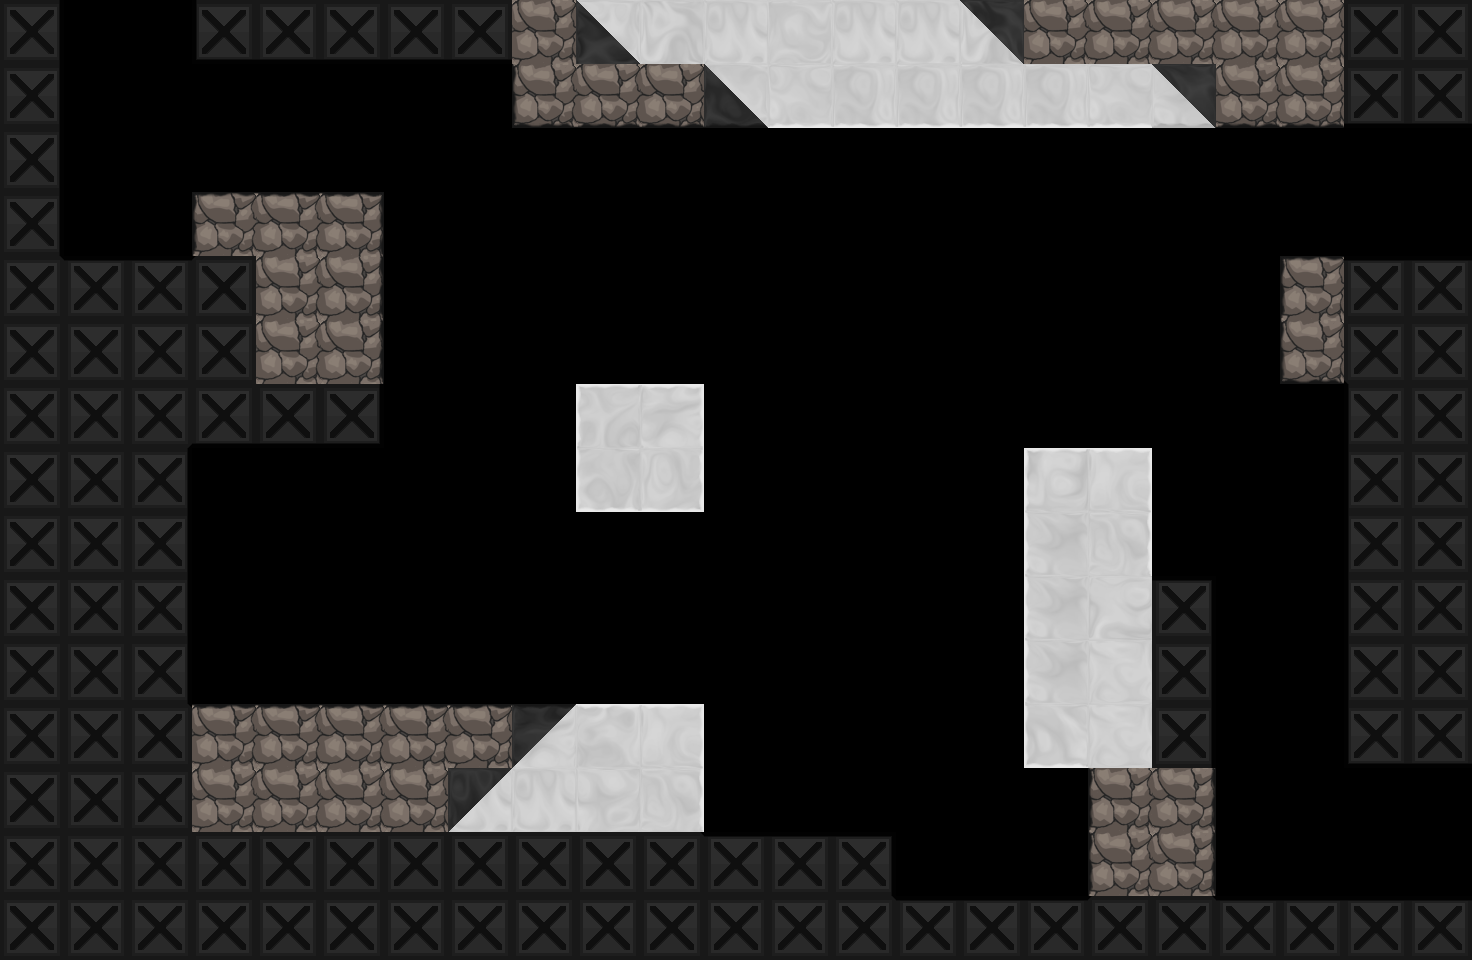

This game map was drawn from its Tiled (.tmx) file and the tilesets committed beside it. A one-line description and the full map source follow:
An orthogonal 23x15 tile map with 64x64 px tiles, 1 tile layer (tile), 1 hidden layer not drawn, 6 tilesets and 10 objects (3x OrbRed, 2x Spring, 2x Exit, DoorRed, SliderBlue, ...).

<map version="1.0" orientation="orthogonal" width="23" height="15" tilewidth="64" tileheight="64">
 <properties>
  <property name="bg" value="bg3" />
  <property name="bgParallaxX" value=".6" />
  <property name="bgParallaxY" value=".6" />
 </properties>
 <tileset firstgid="1" source="tiles/black_tiles.tsx" />
 <tileset firstgid="50" source="tiles/white_tiles.tsx" />
 <tileset firstgid="99" source="tiles/mixed_tiles.tsx" />
 <tileset firstgid="211" source="tiles/glass_tiles.tsx" />
 <tileset firstgid="260" source="tiles/black_indestructable.tsx" />
 <tileset firstgid="310" source="tiles/sand_tiles.tsx" />
 <layer name="backTile" width="23" height="15" visible="0">
  <data encoding="csv">
0,0,0,0,0,0,0,0,0,0,0,0,0,0,0,0,0,0,0,0,0,0,0,
0,0,0,0,0,0,0,0,0,0,0,0,0,0,0,0,0,0,0,0,0,0,0,
0,0,0,0,0,0,0,0,0,0,0,0,0,0,0,0,0,0,0,0,0,0,0,
0,0,0,0,0,0,0,0,0,0,0,0,0,0,0,0,0,0,0,0,0,0,0,
0,0,0,0,0,0,0,0,0,0,0,0,0,0,0,0,0,0,0,0,0,0,0,
0,0,0,0,0,0,0,0,0,0,0,0,0,0,0,0,0,0,0,0,0,0,0,
0,0,0,0,0,0,0,0,0,0,0,0,0,0,0,0,0,0,0,0,0,0,0,
0,0,0,0,0,0,0,0,0,0,0,0,0,0,0,0,0,0,0,0,0,0,0,
0,0,0,0,0,0,0,0,0,0,0,0,0,0,0,0,0,0,0,0,0,0,0,
0,0,0,0,0,0,0,0,0,0,0,0,0,0,0,0,0,0,0,0,0,0,0,
0,0,0,0,0,0,0,0,0,0,0,0,0,0,0,0,0,0,0,0,0,0,0,
0,0,0,0,0,0,0,0,0,0,0,0,0,0,0,0,0,0,0,0,0,0,0,
0,0,0,0,0,0,0,0,0,0,0,0,0,0,0,0,0,0,0,0,0,0,0,
0,0,0,0,0,0,0,0,0,0,0,0,0,0,0,0,0,0,0,0,0,0,0,
0,0,0,0,0,0,0,0,0,0,0,0,0,0,0,0,0,0,0,0,0,0,0
</data>
 </layer>
 <objectgroup name="obj" width="23" height="15">
  <object type="DoorRed" x="1216" y="640" width="128" height="64" />
  <object type="Spring" x="64" y="192" width="128" height="64" />
  <object type="Spring" x="384" y="640" width="128" height="64" />
  <object type="SliderBlue" x="876" y="518" width="110" height="50">
   <properties>
    <property name="path" value="p1" />
   </properties>
  </object>
  <object type="OrbRed" x="732" y="408" width="64" height="64" />
  <object type="OrbRed" x="768" y="608" width="64" height="64" />
  <object type="OrbRed" x="224" y="512" width="64" height="64" />
  <object name="p1" type="Path" x="928" y="288">
   <polyline points="0,0 0,448" />
  </object>
 </objectgroup>
 <layer name="tile" width="23" height="15">
  <data encoding="csv">
272,0,0,275,276,276,276,276,35,101,50,53,70,53,53,99,28,28,21,5,28,262,260,
272,0,0,0,0,0,0,0,30,38,38,122,80,87,87,87,87,80,120,38,38,276,276,
272,0,0,0,0,0,0,0,0,0,0,0,0,0,0,0,0,0,0,0,0,0,0,
272,0,0,16,10,11,0,0,0,0,0,0,0,0,0,0,0,0,0,0,0,0,0,
268,266,266,269,42,26,0,0,0,0,0,0,0,0,0,0,0,0,0,0,16,266,266,
261,260,261,260,42,26,0,0,0,0,0,0,0,0,0,0,0,0,0,0,37,264,260,
262,260,263,276,276,277,0,0,0,65,60,0,0,0,0,0,0,0,0,0,0,270,262,
261,261,272,0,0,0,0,0,0,86,88,0,0,0,0,0,58,67,0,0,0,270,262,
261,260,272,0,0,0,0,0,0,0,0,0,0,0,0,0,71,74,0,0,0,270,262,
262,262,272,0,0,0,0,0,0,0,0,0,0,0,0,0,71,91,267,0,0,270,261,
262,262,272,0,0,0,0,0,0,0,0,0,0,0,0,0,71,84,272,0,0,270,260,
260,260,268,17,10,17,10,10,109,66,67,0,0,0,0,0,79,84,272,0,0,275,276,
260,261,261,49,49,28,2,102,53,54,74,0,0,0,0,0,0,23,25,0,0,0,0,
260,261,260,260,260,262,260,262,261,261,268,266,266,267,0,0,0,23,25,0,0,0,0,
260,261,260,261,261,261,261,261,261,262,262,260,261,268,266,266,266,269,268,266,266,266,266
</data>
 </layer>
 <objectgroup name="front" width="23" height="15">
  <object type="Exit" x="1408" y="128" width="64" height="128">
   <properties>
    <property name="mapTo" value="firstSlider" />
   </properties>
  </object>
  <object type="Exit" x="1408" y="768" width="64" height="128">
   <properties>
    <property name="mapTo" value="otherMap" />
   </properties>
  </object>
 </objectgroup>
</map>